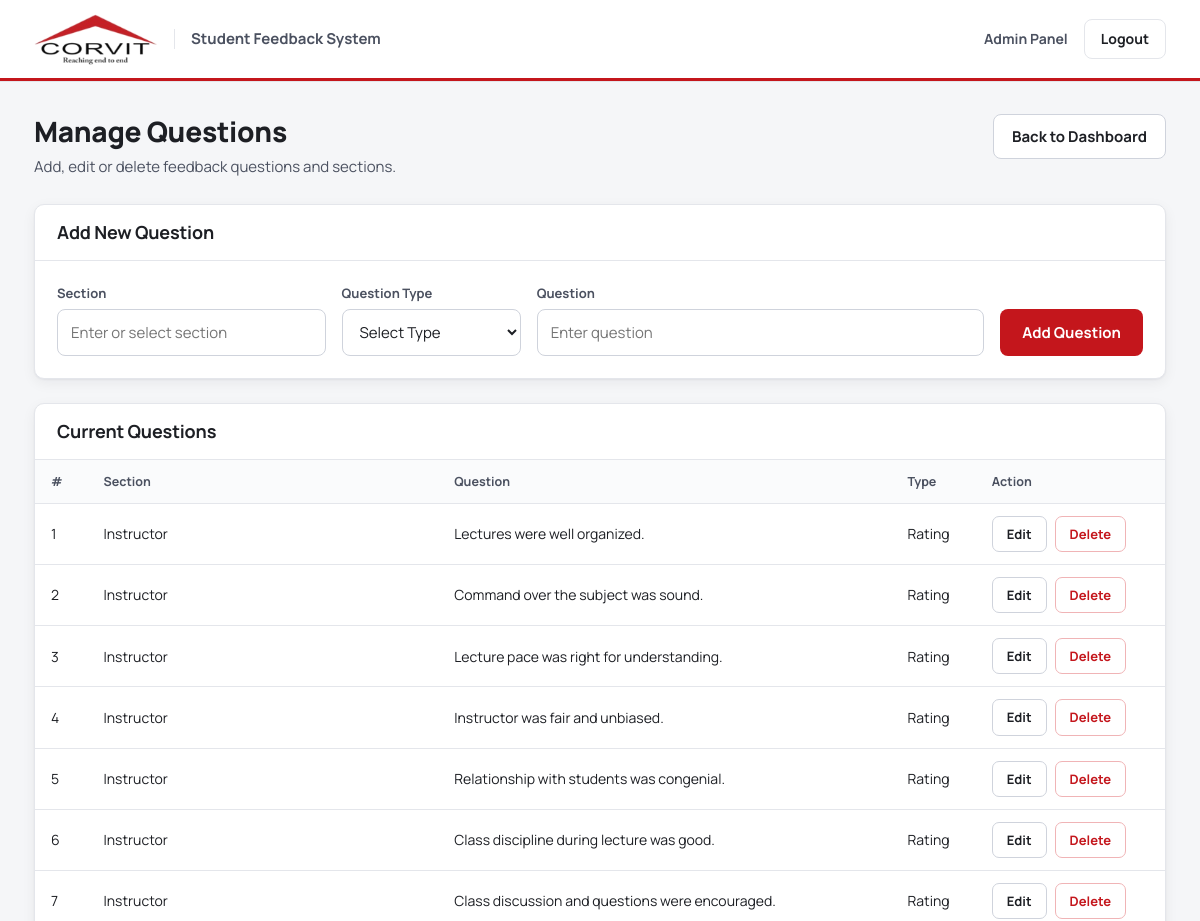
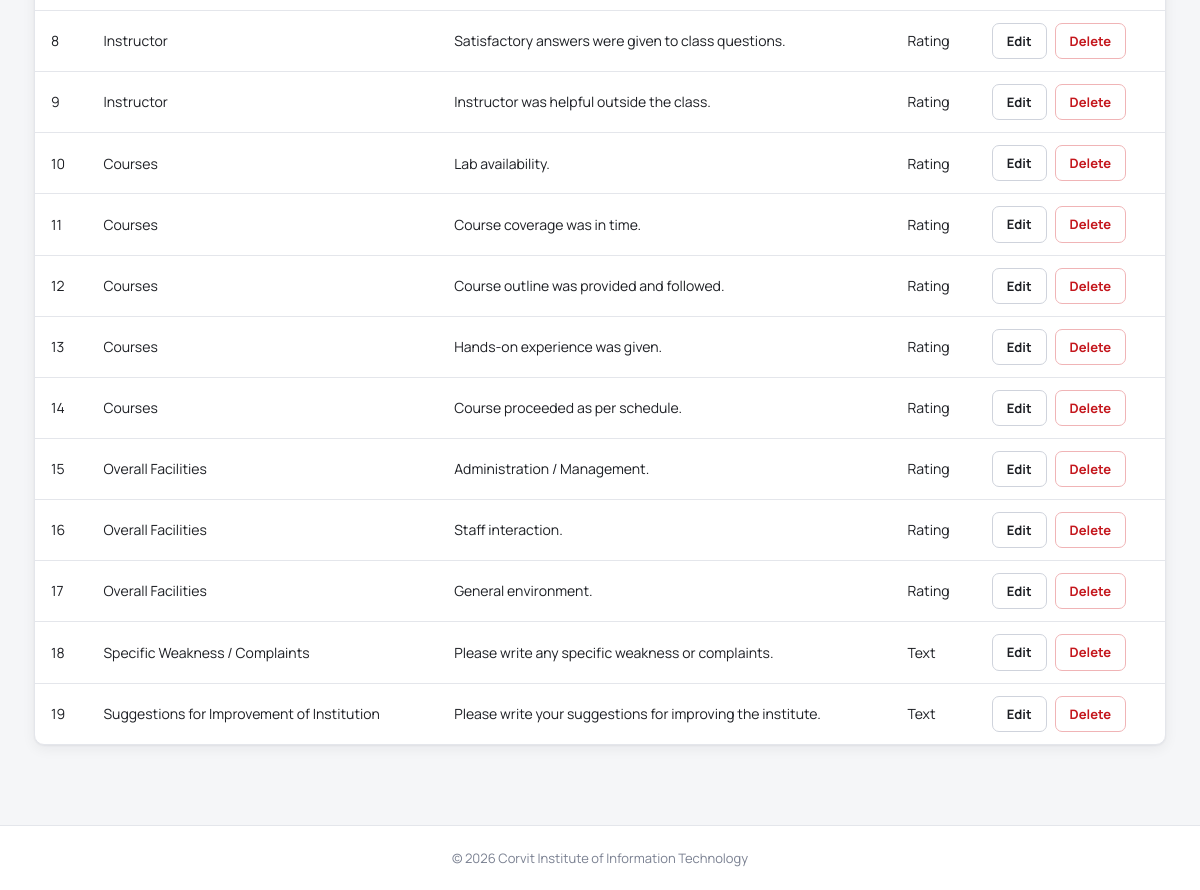
The page /admin/questions (signed in) on the database its author committed (2 pictures, top to bottom).
### tables this page shows
CREATE TABLE questions (
            id INTEGER PRIMARY KEY AUTOINCREMENT,
            section TEXT NOT NULL,
            text TEXT NOT NULL,
            q_type TEXT NOT NULL,
            is_active INTEGER DEFAULT 1
        );

### app.py (the view)
@app.route("/admin/questions")
def manage_questions():
    if not session.get("admin_logged_in"):
        return redirect(url_for("admin_login"))
    conn = get_db()
    questions = conn.execute(
        """
        SELECT *
        FROM questions
        ORDER BY id
        """
    ).fetchall()
    sections = conn.execute(
        """
        SELECT DISTINCT section
        FROM questions
        ORDER BY section
        """
    ).fetchall()
    conn.close()
    return render_template(
        "manage_questions.html",
        questions=questions,
        sections=sections
    )

### database.py (called while the page is built)
def get_db():
    conn = sqlite3.connect(DB_NAME)
    conn.row_factory = sqlite3.Row
    return conn

### template/manage_questions.html (shortened to what this page needs)
<!DOCTYPE html>
<html lang="en">
<head>
    <link rel="stylesheet"
          href="{{ url_for('static', filename='style.css') }}">
</head>
<body>
<header class="top-header">
    <div class="header-content">
        <a href="{{ url_for('home') }}" class="brand" aria-label="Corvit home">
            <img src="{{ url_for('static', filename='logo.png') }}" alt="Corvit" class="brand-logo">
            <span class="brand-text">Student Feedback System</span>
        </a>
        <div class="admin-header-actions">
            <span>Admin Panel</span>
            <a href="{{ url_for('admin_logout') }}">
                Logout
            </a>
        </div>
    </div>
</header>
<main class="dashboard-container">
    <div class="page-top">
        <div>
            <h1>Manage Questions</h1>
            <p>
                Add, edit or delete feedback questions and sections.
            </p>
        </div>
        <a href="{{ url_for('admin_dashboard') }}"
           class="back-button">
            Back to Dashboard
        </a>
    </div>
    <section class="dashboard-card add-question-card">
        <div class="dashboard-card-header">
            <h2>Add New Question</h2>
        </div>
        <form action="{{ url_for('add_question') }}"
              method="POST"
              class="add-question-form">
            <div class="question-form-group">
                <label for="section">
                    Section
                </label>
                <input
                    type="text"
                    id="section"
                    name="section"
                    list="section-list"
                    placeholder="Enter or select section"
                    required
                >
            </div>
            <div class="question-form-group">
                <label for="q_type">
                    Question Type
                </label>
                <select
                    id="q_type"
                    name="q_type"
                    required
                >
                    <option value="">
                        Select Type
                    </option>
                </select>
            </div>
            <div class="question-form-group question-input-group">
                <label for="text">
                    Question
                </label>
                <input
                    type="text"
                    id="text"
                    name="text"
                    placeholder="Enter question"
                    required
                >
            </div>
            <div class="question-add-button">
                <button type="submit">
                    Add Question
                </button>
            </div>
        </form>
    </section>
    <section class="dashboard-card">
        <div class="dashboard-card-header">
            <h2>
                Current Questions
            </h2>
        </div>
        <div class="question-table-wrapper">
            <table>
                <thead>
                    <tr>
                        <th>#</th>
                        <th>Section</th>
                        <th>Question</th>
                        <th>Type</th>
                        <th>Action</th>
                    </tr>
                </thead>
                <tbody>
                    {% for question in questions %}
                    <tr>
                        <td>
                            {{ loop.index }}
                        </td>
                        <td>
                            {{ question.section }}
                        </td>
                        <td>
                            {{ question.text }}
                        </td>
                        <td>
                            {% if question.q_type == "rating" %}
                            Rating
                            {% elif question.q_type == "yesno" %}
                            Yes / No
                            {% else %}
                            Text
                            {% endif %}
                        </td>
                        <td>
                            <div class="question-actions">
                                <button
                                    type="button"
                                    class="edit-button"
                                    onclick="document.getElementById('edit-{{ question.id }}').style.display='flex'"
                                >
                                    Edit
                                </button>
                                <form
                                    action="{{ url_for('delete_question', question_id=question.id) }}"
                                    method="POST"
                                    onsubmit="return confirm('Delete this question and all its answers?');"
                                >
                                    <button
                                        type="submit"
                                        class="delete-button"
                                    >
                                        Delete
                                    </button>
                                </form>
                            </div>
                        </td>
                    </tr>
                    {% else %}
                    <tr>
                        <td colspan="5">
                            No questions found.
                        </td>
                    </tr>
                    {% endfor %}
                </tbody>
            </table>
        </div>
    </section>
</main>
<footer>
    © 2026 Corvit Institute of Information Technology
</footer>
</body>
</html>

### rows shown on the page
questions: section "Instructor", text "Lectures were well organized.", q_type "Rating"
questions: section "Instructor", text "Command over the subject was sound.", q_type "Rating"
questions: section "Instructor", text "Lecture pace was right for understanding.", q_type "Rating"
questions: section "Instructor", text "Instructor was fair and unbiased.", q_type "Rating"
questions: section "Instructor", text "Relationship with students was congenial.", q_type "Rating"
questions: section "Instructor", text "Class discipline during lecture was good.", q_type "Rating"
questions: section "Instructor", text "Class discussion and questions were encouraged.", q_type "Rating"
questions: section "Instructor", text "Satisfactory answers were given to class questions.", q_type "Rating"
questions: section "Instructor", text "Instructor was helpful outside the class.", q_type "Rating"
questions: section "Courses", text "Lab availability.", q_type "Rating"
questions: section "Courses", text "Course coverage was in time.", q_type "Rating"
questions: section "Courses", text "Course outline was provided and followed.", q_type "Rating"
questions: section "Courses", text "Hands-on experience was given.", q_type "Rating"
questions: section "Courses", text "Course proceeded as per schedule.", q_type "Rating"
questions: section "Overall Facilities", text "Administration / Management.", q_type "Rating"
questions: section "Overall Facilities", text "Staff interaction.", q_type "Rating"
questions: section "Overall Facilities", text "General environment.", q_type "Rating"
questions: section "Specific Weakness / Complaints", text "Please write any specific weakness or complaints.", q_type "Text"
questions: section "Suggestions for Improvement of Institution", text "Please write your suggestions for improving the institute.", q_type "Text"
